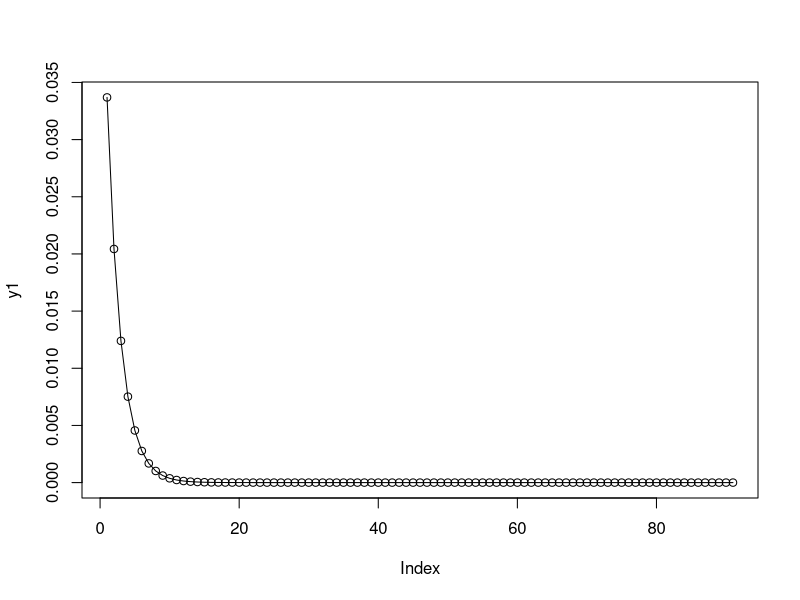
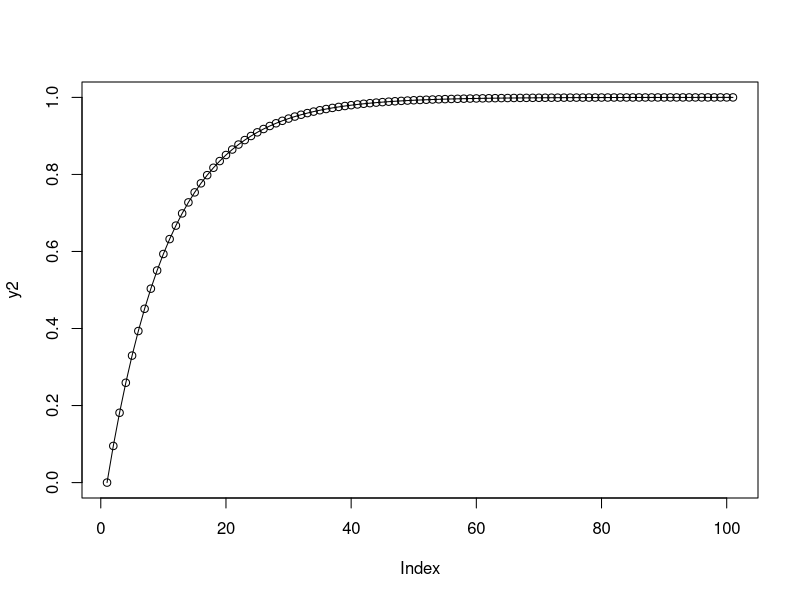

The R script that drew these images, in order: (Note: this script raises an error after producing the figures.)
# x, q	--> vector of quantiles.
# p	--> vector of probabilities.
# n	--> number of observations. If length(n) > 1, the length is taken to be the number required.
# rate --> vector of rates.
# log, log.p --> logical; if TRUE, probabilities p are given as log(p).
# lower.tail --> logical; if TRUE (default), probabilities are P[X ≤ x], otherwise, P[X > x].


# dexp(x, rate = 1, log = FALSE)
# This function returns the corresponding values of the exponential density for an input vector of quantiles

x1 <- seq(1,10,by=0.1)
y1 <- dexp(x1, rate=5) 
plot(y1, type = "o")

# pexp(q, rate = 1, lower.tail = TRUE, log.p = FALSE)
# This function returns the corresponding values of the exponential cumulative distribution function for an input vector of quantiles

x2 <- seq(0, 10, by = 0.1)
y2 <- pexp(x2,rate=1)     
plot(y2, type = "o")

# qexp(p, rate = 1, lower.tail = TRUE, log.p = FALSE)
# This function gives the possibility, we can use the qexp function to return the corresponding values of the quantile function

x3 <- seq(0, 1, by = 0.2)
y3 <- qunif(x3, rate=1)     
plot(y3, type = "o")

# rexp(n, rate = 1)
# This function is used to simulate a set of random numbers drawn from the exponential distribution

set.seed(500)  
N <- 1000
y4 <- rexp(N, rate = 10) 
hist(y4, breaks = 50, main = "")
